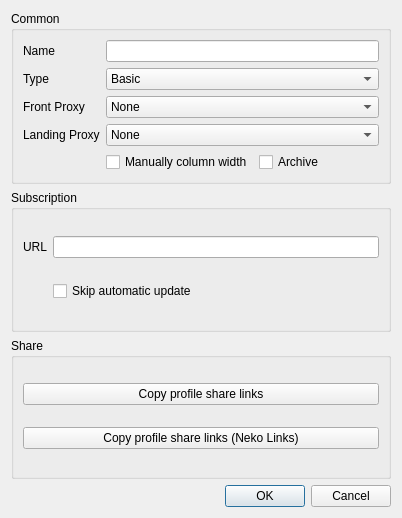
<?xml version="1.0" encoding="UTF-8"?>
<ui version="4.0">
 <class>DialogEditGroup</class>
 <widget class="QDialog" name="DialogEditGroup">
  <property name="geometry">
   <rect>
    <x>0</x>
    <y>0</y>
    <width>402</width>
    <height>518</height>
   </rect>
  </property>
  <property name="minimumSize">
   <size>
    <width>400</width>
    <height>300</height>
   </size>
  </property>
  <property name="windowTitle">
   <string>Edit Group</string>
  </property>
  <layout class="QVBoxLayout" name="verticalLayout">
   <item>
    <widget class="QGroupBox" name="cat_common">
     <property name="sizePolicy">
      <sizepolicy hsizetype="Preferred" vsizetype="Maximum">
       <horstretch>0</horstretch>
       <verstretch>0</verstretch>
      </sizepolicy>
     </property>
     <property name="title">
      <string>Common</string>
     </property>
     <layout class="QGridLayout" name="main">
      <item row="0" column="0">
       <widget class="QLabel" name="label">
        <property name="text">
         <string>Name</string>
        </property>
       </widget>
      </item>
      <item row="2" column="1">
       <layout class="QHBoxLayout" name="horizontalLayout">
        <item>
         <widget class="QComboBox" name="front_proxy">
          <item>
           <property name="text">
            <string notr="true">None</string>
           </property>
          </item>
         </widget>
        </item>
       </layout>
      </item>
      <item row="2" column="0">
       <widget class="QLabel" name="front_proxy_l">
        <property name="text">
         <string>Front Proxy</string>
        </property>
       </widget>
      </item>
      <item row="4" column="1">
       <layout class="QHBoxLayout" name="horizontalLayout_2">
        <item>
         <widget class="QCheckBox" name="manually_column_width">
          <property name="text">
           <string>Manually column width</string>
          </property>
         </widget>
        </item>
        <item>
         <widget class="QCheckBox" name="archive">
          <property name="text">
           <string>Archive</string>
          </property>
         </widget>
        </item>
       </layout>
      </item>
      <item row="1" column="1">
       <widget class="QComboBox" name="type">
        <item>
         <property name="text">
          <string>Basic</string>
         </property>
        </item>
        <item>
         <property name="text">
          <string>Subscription</string>
         </property>
        </item>
       </widget>
      </item>
      <item row="1" column="0">
       <widget class="QLabel" name="label_2">
        <property name="text">
         <string>Type</string>
        </property>
       </widget>
      </item>
      <item row="0" column="1">
       <widget class="QLineEdit" name="name"/>
      </item>
      <item row="3" column="1">
       <widget class="QComboBox" name="landing_proxy">
        <item>
         <property name="text">
          <string notr="true">None</string>
         </property>
        </item>
       </widget>
      </item>
      <item row="3" column="0">
       <widget class="QLabel" name="landing_proxy_l">
        <property name="text">
         <string>Landing Proxy</string>
        </property>
       </widget>
      </item>
     </layout>
    </widget>
   </item>
   <item>
    <widget class="QGroupBox" name="cat_sub">
     <property name="title">
      <string>Subscription</string>
     </property>
     <layout class="QGridLayout" name="_2">
      <item row="0" column="0">
       <widget class="QLabel" name="label_4">
        <property name="text">
         <string>URL</string>
        </property>
       </widget>
      </item>
      <item row="0" column="1">
       <widget class="MyLineEdit" name="url"/>
      </item>
      <item row="1" column="1">
       <widget class="QCheckBox" name="skip_auto_update">
        <property name="text">
         <string>Skip automatic update</string>
        </property>
       </widget>
      </item>
     </layout>
    </widget>
   </item>
   <item>
    <widget class="QGroupBox" name="cat_share">
     <property name="title">
      <string>Share</string>
     </property>
     <layout class="QVBoxLayout" name="verticalLayout_2">
      <item>
       <widget class="QPushButton" name="copy_links">
        <property name="text">
         <string>Copy profile share links</string>
        </property>
       </widget>
      </item>
      <item>
       <widget class="QPushButton" name="copy_links_nkr">
        <property name="text">
         <string>Copy profile share links (Neko Links)</string>
        </property>
       </widget>
      </item>
     </layout>
    </widget>
   </item>
   <item>
    <widget class="QDialogButtonBox" name="buttonBox">
     <property name="standardButtons">
      <set>QDialogButtonBox::StandardButton::Cancel|QDialogButtonBox::StandardButton::Ok</set>
     </property>
    </widget>
   </item>
  </layout>
 </widget>
 <customwidgets>
  <customwidget>
   <class>MyLineEdit</class>
   <extends>QLineEdit</extends>
   <header>ui/widget/MyLineEdit.h</header>
  </customwidget>
 </customwidgets>
 <tabstops>
  <tabstop>name</tabstop>
  <tabstop>type</tabstop>
  <tabstop>manually_column_width</tabstop>
  <tabstop>archive</tabstop>
  <tabstop>url</tabstop>
  <tabstop>skip_auto_update</tabstop>
  <tabstop>copy_links</tabstop>
  <tabstop>copy_links_nkr</tabstop>
 </tabstops>
 <resources/>
 <connections>
  <connection>
   <sender>buttonBox</sender>
   <signal>rejected()</signal>
   <receiver>DialogEditGroup</receiver>
   <slot>reject()</slot>
   <hints>
    <hint type="sourcelabel">
     <x>199</x>
     <y>275</y>
    </hint>
    <hint type="destinationlabel">
     <x>199</x>
     <y>149</y>
    </hint>
   </hints>
  </connection>
  <connection>
   <sender>buttonBox</sender>
   <signal>accepted()</signal>
   <receiver>DialogEditGroup</receiver>
   <slot>accept()</slot>
   <hints>
    <hint type="sourcelabel">
     <x>199</x>
     <y>291</y>
    </hint>
    <hint type="destinationlabel">
     <x>199</x>
     <y>157</y>
    </hint>
   </hints>
  </connection>
 </connections>
</ui>
